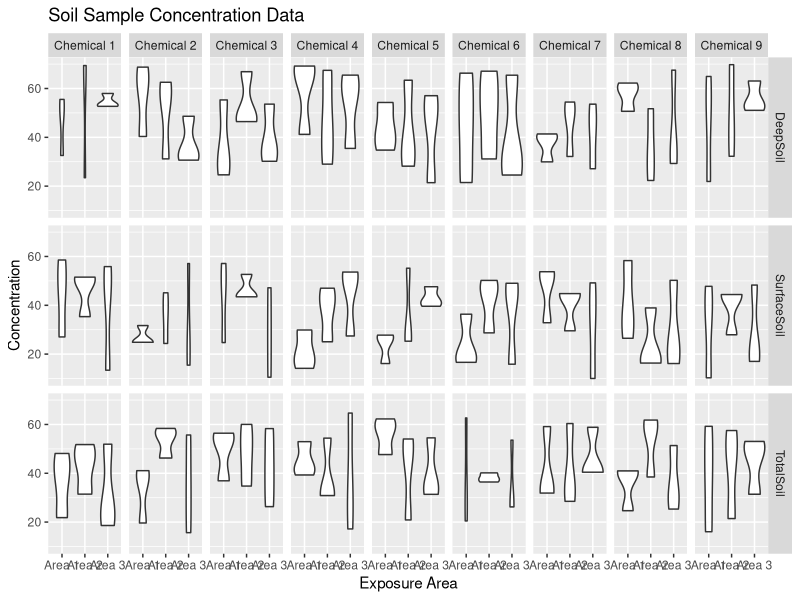

Generate this figure with R:
# Here is an example of how you might create a violin plot in R of soil sample concentration data using ggplot2 for multiple chemicals grouped by exposure area and sample depth:
# This code creates a violin plot using ggplot2 with the x-axis representing the exposure area and the y-axis representing the concentration. The plot is faceted by depth and chemical.
    
library(ggplot2)
library(tidyr)

# Create example data
data <- data.frame(
  Chemical = rep(paste0("Chemical ", 1:9), each = 9),
  ExposureArea = rep(paste0("Area ", 1:3), 27),
  SurfaceSoil = runif(81, 10, 60),
  TotalSoil = runif(81, 15, 65),
  DeepSoil = runif(81, 20, 70)
)

# Reshape data from wide to long format
data_long <- pivot_longer(data,
                          cols = c("SurfaceSoil", "TotalSoil", "DeepSoil"),
                          names_to = 'Depth',
                          values_to = 'Concentration')

# Create plot
ggplot(data_long,aes(x=ExposureArea,y=Concentration)) +
  geom_violin() +
  facet_grid(Depth ~ Chemical) +
  labs(title="Soil Sample Concentration Data",
       x="Exposure Area",
       y="Concentration")
